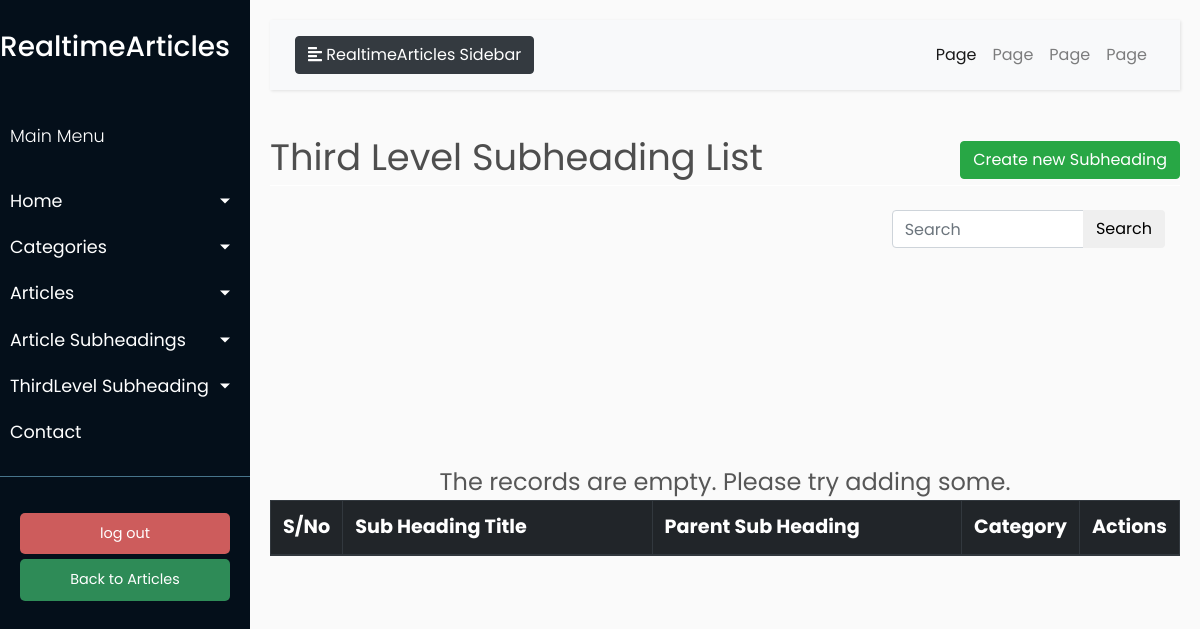
/thirdlevelsubheading_list, run on an earlier commit of the app's database.
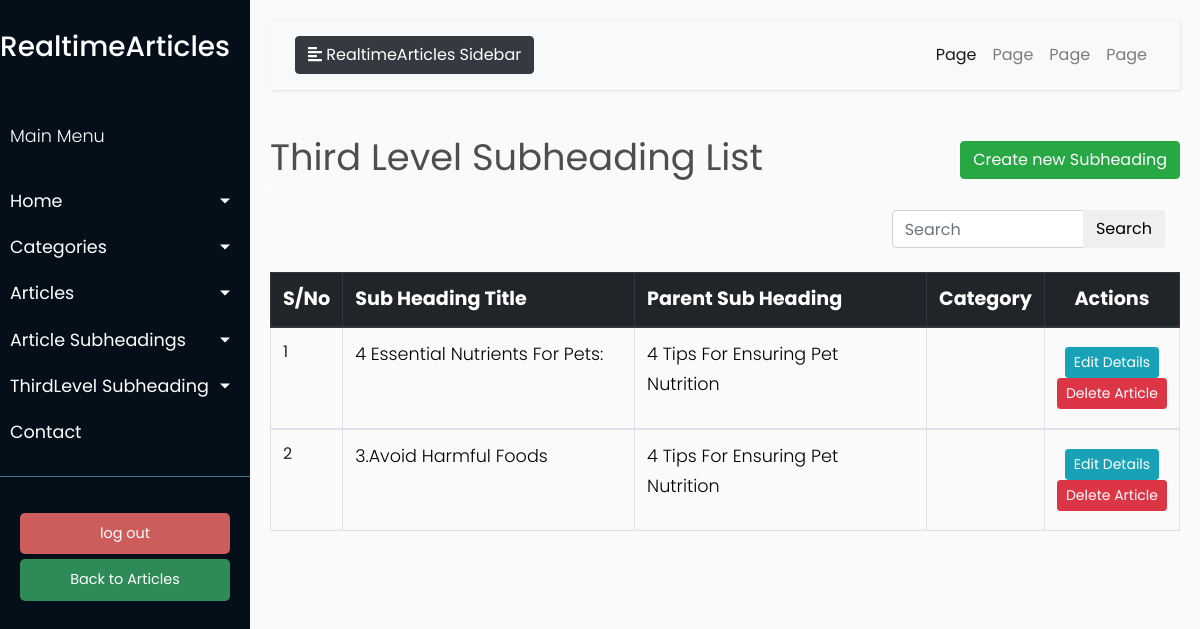
And on a later commit of the database.
### models/models.py (models this page shows, shortened)
class ThirdLevelSubheading(db.Model):
    __tablename__ = 'third_level_subheading'
    id = db.Column(db.Integer, primary_key=True)
    sub_title = db.Column(db.String(100), nullable=True)
    sub_content = db.Column(db.Text, nullable=True)
    sub_image = db.Column(db.String(100))  # Path to third level subheading image
    subheading_id = db.Column(db.Integer, db.ForeignKey('subheading.id'), nullable=False)

class Subheading(db.Model):
    __tablename__ = 'subheading'
    id = db.Column(db.Integer, primary_key=True)
    sub_title = db.Column(db.String(100), nullable=True)
    sub_content = db.Column(db.Text, nullable=True)
    sub_image = db.Column(db.String(100))  # Path to subheading image
    article_id = db.Column(db.Integer, db.ForeignKey('article.id'), nullable=False)
    third_level_subheadings = db.relationship('ThirdLevelSubheading', backref='subheading', lazy=True)

### blueprints/article.py (the view)
@article.route('/thirdlevelsubheading_list')
def thirdlevelsubheading_list():
    title = 'Third Level Subheading List'
    subheadings = ThirdLevelSubheading.query.join(Subheading).order_by(ThirdLevelSubheading.id.desc()).all()
    return render_template('admin/thirdlevelsubheading/thirdlevelsubheading_list.html',
                           title=title, subheadings=subheadings)

### templates/admin/thirdlevelsubheading/thirdlevelsubheading_list.html (shortened to what this page needs)
{% extends "admin/base.html" %}
{% block content %}
    <div class="row" style="color: #4e4e4e; font-style: bold; font-size: 2.3rem; ">
        <div class="col-md-8">{{ title }}</div>
        <div class="col-md-4">
            <div class="float-md-right">
                <a class="btn btn-success" href="{{ url_for('article.create_thirdlevelsubheading') }}">Create new Subheading</a>
            </div>
        </div>
    </div>
    <div style="border-bottom: 1px solid white;"></div>
    <br>
    <table class="table table-css table-bordered table-hover">
        <div class="container">
            <div class="row justify-content-end">
                <div class="col-md-4">
                    <form method="get" class="search-form">
                        <div class="input-group">
                            <input type="text" class="form-control" placeholder="Search" aria-label="Search"
                                   aria-describedby="button-addon2">
                            <div class="input-group-append">
                                <button class="btn btn-pink" type="submit" id="button-addon2">Search</button>
                            </div>
                        </div>
                    </form>
                </div>
            </div>
        </div>
        <br>
        <thead class="thead-dark align-middle">
        <tr style="background-color: #343a40; font-size: 1.2rem; color: white; text-transform: capitalize; height: 40px">
            <th width="3%">S/No</th>
            <th width="40%">Sub heading title</th>
            <th width="40%">Parent Sub heading</th>
            <th width="8%">category</th>
            <th style="text-align: center">Actions</th>
        </tr>
        </thead>
        {% if subheadings %}
            {% for subheading in subheadings %}
                <tbody>
                <tr>
                    <td>{{ loop.index }}</td>
                    <td>
                        <p style="text-transform: capitalize; color:black">{{ subheading.sub_title }} </p>
                    </td>
                    <td>
                        <p style="text-transform: capitalize; color:black">{{ subheading.subheading.sub_title }} </p>
                    </td>
                    <td>
                    </td>
                    <td class="align-middle  text-center">
                        <div class="d-inline-block align-middle">
                            <a href="#" class="btn btn-info btn-sm">Edit
                                Details</a>
                            <a href="#" class="btn btn-danger btn-sm"> Delete
                                Article </a>
                        </div>
                    </td>
                </tr>
                </tbody>
            {% endfor %}
        {% else %}
            <tbody>
            <br><br><br><br><br><br><br><br>
            <div style="color: #575757; font-style: bold; font-size: 1.5rem; text-align: center;">The records are empty.
                Please
                try
                adding some.
            </div>
            </tbody>
        {% endif %}
    </table>
{% endblock content %}

### templates/admin/base.html (shortened to what this page needs)
<!DOCTYPE html>
<html lang="en">
<head>
    <link rel="stylesheet" href="https://stackpath.bootstrapcdn.com/bootstrap/4.1.0/css/bootstrap.min.css"
>
    <link rel="stylesheet" href="/static/css/admin_css/style.css">
</head>
<body>
<div class="wrapper">
    <nav id="sidebar">
        <div class="sidebar-header">
            <a href="{{ url_for('home.index') }}"><h3> RealtimeArticles </h3></a>
        </div>
        <ul class="list-unstyled components">
            <p>Main Menu</p>
            <li>
                <a href="#homeSubmenu" data-toggle="collapse" aria-expanded="false" class="dropdown-toggle">Home</a>
            </li>
            <li>
                <a href="#CategorySubmenu" data-toggle="collapse" aria-expanded="false" class="dropdown-toggle">Categories</a>
            </li>
                 <li>
                <a href="#ArticleSubmenu" data-toggle="collapse" aria-expanded="false" class="dropdown-toggle">Articles</a>
            </li>
            <li>
                <a href="#SubheadingSubmenu" data-toggle="collapse" aria-expanded="false" class="dropdown-toggle">Article Subheadings</a>
            </li>
            <li>
                <a href="#ThirdlevelSubmenu" data-toggle="collapse" aria-expanded="false" class="dropdown-toggle">ThirdLevel Subheading</a>
            </li>
            <li>
                <a href="#">Contact</a>
            </li>
        </ul>
        <ul class="list-unstyled CTAs">
            <li>
                <a href="{{ url_for('user.logout') }}" class="download">log out</a>
            </li>
            <li>
                <a href="{{ url_for('home.index') }}" class="article">Back to Articles</a>
            </li>
        </ul>
    </nav>
    <div id="content">
        <nav class="navbar navbar-expand-lg navbar-light bg-light">
            <div class="container-fluid">
                <button type="button" id="sidebarCollapse" class="btn btn-dark">
                    <i class="fas fa-align-left"></i>
                    <span>RealtimeArticles Sidebar</span>
                </button>
                <div class="collapse navbar-collapse" id="navbarSupportedContent">
                    <ul class="nav navbar-nav ml-auto">
                        <li class="nav-item active">
                            <a class="nav-link" href="#">Page</a>
                        </li>
                        <li class="nav-item">
                            <a class="nav-link" href="#">Page</a>
                        </li>
                        <li class="nav-item">
                            <a class="nav-link" href="#">Page</a>
                        </li>
                        <li class="nav-item">
                            <a class="nav-link" href="#">Page</a>
                        </li>
                    </ul>
                </div>
            </div>
        </nav>
        {% block content %}
        {% endblock content %}
    </div>
</div>
</body>
</html>

### static/css/admin_css/style.css (style rules this page uses)
body { font-family: 'Poppins', sans-serif; background: #fafafa; }
p { font-family: 'Poppins', sans-serif; font-size: 1.1em; font-weight: 300; line-height: 1.7em; color: #999; }
a, a:hover, a:focus { color: inherit; text-decoration: none; transition: all 0.3s; }
.navbar { padding: 15px 10px; background: #fff; border: none; border-radius: 0; margin-bottom: 40px; box-shadow: 1px 1px 3px rgba(0, 0, 0, 0.1); }
.wrapper { display: flex; width: 100%; align-items: stretch; }
#sidebar { min-width: 250px; max-width: 250px; background: #040f1a; color: #fff; transition: all 0.3s; }
#sidebar .sidebar-header { padding-top: 30px; padding-bottom: 20px; background: #040f1a; }
#sidebar ul.components { padding: 20px 0; border-bottom: 1px solid #47748b; }
#sidebar ul p { color: #fff; padding: 10px; }
#sidebar ul li a { padding: 10px; font-size: 1.1em; display: block; }
a[data-toggle="collapse"] { position: relative; }
.dropdown-toggle::after { display: block; position: absolute; top: 50%; right: 20px; transform: translateY(-50%); }
ul.CTAs { padding: 20px; }
ul.CTAs a { text-align: center; font-size: 0.9em !important; display: block; border-radius: 5px; margin-bottom: 5px; }
a.download { background: indianred; color: #FFFFFF; }
a.article { background: seagreen; color: white; }
#content { width: 100%; padding: 20px; min-height: 100vh; transition: all 0.3s; }

What changed in the data, as far as the page shows it:
added ThirdLevelSubheading: sub_title "4 Essential Nutrients For Pets:", subheading.sub_title "4 Tips For Ensuring Pet Nutrition"
added ThirdLevelSubheading: sub_title "3.Avoid Harmful Foods", subheading.sub_title "4 Tips For Ensuring Pet Nutrition"
Also different on the page:
text no longer shown: "The records are empty. Please try adding some."
